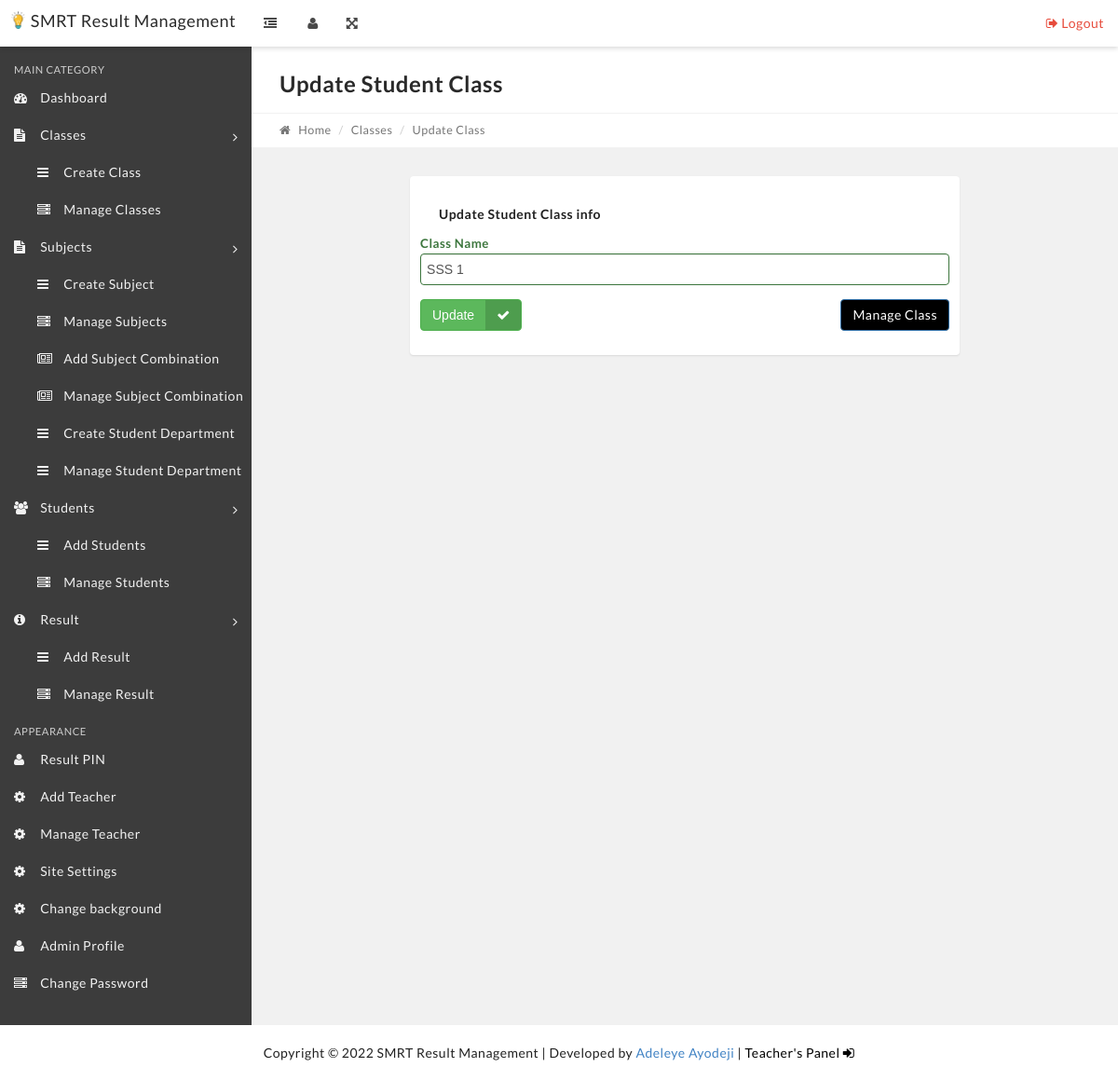
Page /edit-class.php?classid=1 on the committed database.
### tables this page shows
CREATE TABLE IF NOT EXISTS `settings` (
  `id` int(11) NOT NULL AUTO_INCREMENT,
  `title` varchar(10000) DEFAULT NULL,
  `description` text,
  `address1` longtext,
  `address2` longtext,
  `session` varchar(1000) DEFAULT NULL,
  `term` varchar(1000) DEFAULT NULL,
  `logo` varchar(1000) DEFAULT NULL,
  `siteback` varchar(1000) DEFAULT NULL,
  PRIMARY KEY (`id`)
);

CREATE TABLE IF NOT EXISTS `tblclasses` (
  `id` int(11) NOT NULL AUTO_INCREMENT,
  `ClassName` varchar(80) DEFAULT NULL,
  `ClassNameNumeric` int(4) DEFAULT NULL,
  `Section` varchar(10000) DEFAULT NULL,
  `CreationDate` timestamp NOT NULL DEFAULT CURRENT_TIMESTAMP,
  `price` int(255) DEFAULT NULL,
  PRIMARY KEY (`id`)
);

### edit-class.php (the view, shortened to what this page needs)
<?php
include('includes/config.php');
if(strlen($_SESSION['alogin'])=="")
    {
    header("Location: index.php");
    }
    else{
?>
<?php include('includes/header.php');?>
            <?php include('includes/topbar.php');?>
            <div class="content-wrapper">
                <div class="content-container">
<?php include('includes/leftbar.php');?>
                    <div class="main-page">
                        <div class="container-fluid">
                            <div class="row page-title-div">
                                <div class="col-md-6">
                                    <h2 class="title">Update Student Class</h2>
                                </div>
                            </div>
                            <div class="row breadcrumb-div">
                                <div class="col-md-6">
                                    <ul class="breadcrumb">
            							<li><a href="dashboard.php"><i class="fa fa-home"></i> Home</a></li>
            							<li><a href="#">Classes</a></li>
            							<li class="active">Update Class</li>
            						</ul>
                                </div>
                            </div>
                        </div>
                        <section class="section">
                            <div class="container-fluid">
                                <div class="row">
                                    <div class="col-md-8 col-md-offset-2">
                                        <div class="panel" style="padding: 10px;">
                                            <div class="panel-heading">
                                                <div class="panel-title">
                                                    <h5>Update Student Class info</h5>
                                                </div>
                                            </div>
                                                <form method="post">
<?php
$cid=intval($_GET['classid']);
$sql = "SELECT * from tblclasses where id=:cid";
$query = $dbh->prepare($sql);
$query->bindParam(':cid',$cid,PDO::PARAM_STR);
$query->execute();
$results=$query->fetchAll(PDO::FETCH_OBJ);
if($query->rowCount() > 0)
{
foreach($results as $result)
{   ?>
                                                    <div class="form-group has-success">
                                                        <label for="success" class="control-label">Class Name</label>
                                                		<div class="">
                                                			<input type="text" name="classname" value="<?php echo htmlentities($result->ClassName);?>" required="required" class="form-control" id="success">
                                                		</div>
                                                	</div>
                                                    <?php }} ?>
  <div class="form-group has-success">
                                                        <div class="">
                                                           <button type="submit" name="update" class="btn btn-success btn-labeled">Update<span class="btn-label btn-label-right"><i class="fa fa-check"></i></span></button>
                                                           <a href="manage-classes.php" class="btn btn-primary" style="float: right;background: black;color: white;">
                                                    Manage Class
                                            </a>
                                                    </div>
                                                </form>
                                            </div>
                                        </div>
                                    </div>
                                </div>
                            </div>
                    </div>
                </div>
            </div>
        <?php include 'includes/credit.php'; ?>
    </body>
</html>
<?php  } ?>

### includes/topbar.php (shortened to what this page needs)
<nav class="navbar top-navbar bg-white box-shadow">
          	<div class="container-fluid">
                  <div class="row">
                      <div class="navbar-header no-padding">
              			<a class="navbar-brand" href="dashboard.php" style="color: black;">
              			   <?php
                          $stmt = $dbh->query("SELECT * FROM settings");
                          $rowww = $stmt->fetch(PDO::FETCH_OBJ);
                          ?>
                          <img src="images/<?php echo htmlentities($rowww->logo); ?>" style="float: left;height: 19px;margin-right: 6px;">
                          <?php
                          echo htmlentities($rowww->title);
                          ?>
              			</a>
                          <span class="small-nav-handle hidden-sm hidden-xs"><i class="fa fa-outdent"></i></span>
              		</div>
              		<div class="collapse navbar-collapse" id="navbar-collapse-1">
              			<ul class="nav navbar-nav" data-dropdown-in="fadeIn" data-dropdown-out="fadeOut">
                              <?php
                              if (!isset($_SESSION["teacher"])) {
                                  ?>
                                   <li class="hidden-sm hidden-xs"><a href="#" class="user-info-handle"><i class="fa fa-user"></i></a></li>
                                  <?php
                              }
                              ?>
                              <li class="hidden-sm hidden-xs"><a href="#" class="full-screen-handle"><i class="fa fa-arrows-alt"></i></a></li>
              			</ul>
              			<ul class="nav navbar-nav navbar-right" data-dropdown-in="fadeIn" data-dropdown-out="fadeOut">
              				    <li><a href="logout.php" class="color-danger text-center"><i class="fa fa-sign-out"></i> Logout</a></li>
              			</ul>
              		</div>
                  </div>
          	</div>
          </nav>

### includes/credit.php
<?php
    $place = $_SERVER['REQUEST_URI'] == "/teacherlog.php" ? "fixed" : "static";
?>
<div class="credit" style="position: <?php echo $_SESSION ? "static" : $place; ?>;">
				   <?php
                            $stmt = $dbh->query("SELECT * FROM settings");
                            $rowwww = $stmt->fetch(PDO::FETCH_OBJ);
                            ?>
           Copyright &copy; <?php echo date("Y")." ". htmlentities($rowwww->title); ?> | Developed by <a href="https://adeleyeayodeji.com" target="_blank">Adeleye Ayodeji</a> | <?php
           	if (!isset($_SESSION["alogin"])) {
			?>
			<a href="teacherlog.php" style="color: black;">Teacher's Panel <i class="fa fa-sign-in"></i></a>
			<?php
		}else{
		   	?>
		   	<a href="logout.php" style="color: red;">Logout <i class="fa fa-sign-out"></i></a>
		   	<?php
		}
            ?>
        </div>

### css/style.css (style rules this page uses)
body { background: #f1f1f1; }
.credit { position: fixed; bottom: 0px; width: 100%; padding: 20px; text-align: center; background: white; }

### rows in the picture
settings: logo (picture), title "SMRT Result Management"
tblclasses: classname "SSS 1"
